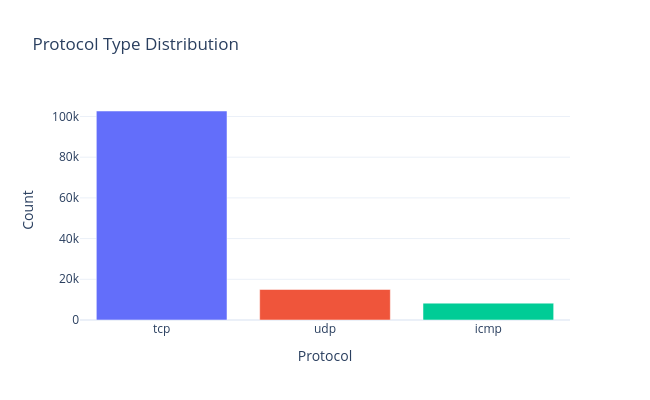

The notebook cell saved with this chart:
### Markdown cell above
## Categorical Features Analysis

Inspect the category distributions for `protocol_type` and the most frequent `service` and `flag` attributes.

### Code cell
proto_counts = train_df['protocol_type'].value_counts().reset_index()
proto_counts.columns = ['Protocol', 'Count']

fig_proto = px.bar(
    proto_counts,
    x='Protocol',
    y='Count',
    title='Protocol Type Distribution',
    color='Protocol'
)
fig_proto.update_layout(showlegend=False, width=650, height=400)
fig_proto.show()

### Figure 1 — Plotly figure (JSON) as saved in the notebook; plotly's stock layout.template omitted (floating-point values rounded to 4 significant figures)
{"data": [{"hovertemplate": "Protocol=%{x}<br>Count=%{y}<extra></extra>", "legendgroup": "tcp", "marker": {"color": "#636efa", "pattern": {"shape": ""}}, "name": "tcp", "orientation": "v", "showlegend": true, "textposition": "auto", "type": "bar", "x": ["tcp"], "xaxis": "x", "y": [102689], "yaxis": "y"}, {"hovertemplate": "Protocol=%{x}<br>Count=%{y}<extra></extra>", "legendgroup": "udp", "marker": {"color": "#EF553B", "pattern": {"shape": ""}}, "name": "udp", "orientation": "v", "showlegend": true, "textposition": "auto", "type": "bar", "x": ["udp"], "xaxis": "x", "y": [14993], "yaxis": "y"}, {"hovertemplate": "Protocol=%{x}<br>Count=%{y}<extra></extra>", "legendgroup": "icmp", "marker": {"color": "#00cc96", "pattern": {"shape": ""}}, "name": "icmp", "orientation": "v", "showlegend": true, "textposition": "auto", "type": "bar", "x": ["icmp"], "xaxis": "x", "y": [8291], "yaxis": "y"}], "layout": {"barmode": "relative", "height": 400, "legend": {"title": {"text": "Protocol"}, "tracegroupgap": 0}, "showlegend": false, "title": {"text": "Protocol Type Distribution"}, "width": 650, "xaxis": {"anchor": "y", "categoryarray": ["tcp", "udp", "icmp"], "categoryorder": "array", "domain": [0, 1], "title": {"text": "Protocol"}}, "yaxis": {"anchor": "x", "domain": [0, 1], "title": {"text": "Count"}}}}
